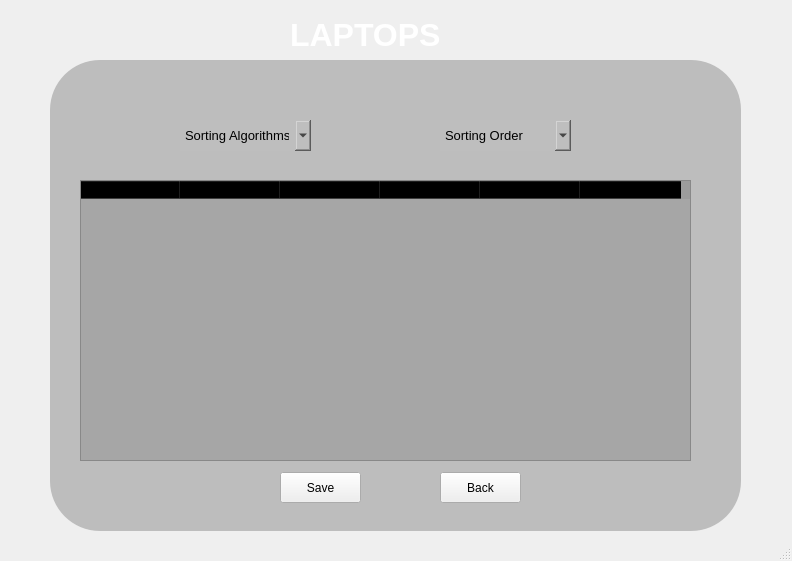
<?xml version="1.0" encoding="UTF-8"?>
<ui version="4.0">
 <class>MainWindow</class>
 <widget class="QMainWindow" name="MainWindow">
  <property name="geometry">
   <rect>
    <x>0</x>
    <y>0</y>
    <width>792</width>
    <height>561</height>
   </rect>
  </property>
  <property name="windowTitle">
   <string>MainWindow</string>
  </property>
  <widget class="QWidget" name="centralwidget">
   <widget class="QWidget" name="widget" native="true">
    <property name="geometry">
     <rect>
      <x>0</x>
      <y>0</y>
      <width>791</width>
      <height>541</height>
     </rect>
    </property>
    <widget class="QLabel" name="label">
     <property name="geometry">
      <rect>
       <x>0</x>
       <y>0</y>
       <width>791</width>
       <height>541</height>
      </rect>
     </property>
     <property name="styleSheet">
      <string notr="true">border-image: url(:/images/laptop.jpg);

backgroung-color:rgba(0,0,0,180);
</string>
     </property>
     <property name="text">
      <string/>
     </property>
    </widget>
    <widget class="QLabel" name="label_2">
     <property name="geometry">
      <rect>
       <x>290</x>
       <y>10</y>
       <width>151</width>
       <height>51</height>
      </rect>
     </property>
     <property name="font">
      <font>
       <pointsize>16</pointsize>
       <weight>75</weight>
       <bold>true</bold>
      </font>
     </property>
     <property name="autoFillBackground">
      <bool>false</bool>
     </property>
     <property name="styleSheet">
      <string notr="true"/>
     </property>
     <property name="text">
      <string>&lt;html&gt;&lt;head/&gt;&lt;body&gt;&lt;p&gt;&lt;span style=&quot; font-size:24pt; color:#ffffff;&quot;&gt;LAPTOPS&lt;/span&gt;&lt;/p&gt;&lt;/body&gt;&lt;/html&gt;</string>
     </property>
    </widget>
    <widget class="QLineEdit" name="lineEdit">
     <property name="geometry">
      <rect>
       <x>50</x>
       <y>60</y>
       <width>691</width>
       <height>471</height>
      </rect>
     </property>
     <property name="styleSheet">
      <string notr="true">border-top-left-radius:50px;
border-top-right-radius:50px;
border-bottom-left-radius:50px;
border-bottom-right-radius:50px;
background-color: rgb(159,159, 159, 159);</string>
     </property>
    </widget>
    <widget class="QComboBox" name="comboBox">
     <property name="geometry">
      <rect>
       <x>180</x>
       <y>120</y>
       <width>131</width>
       <height>31</height>
      </rect>
     </property>
     <property name="font">
      <font>
       <pointsize>10</pointsize>
       <weight>50</weight>
       <bold>false</bold>
      </font>
     </property>
     <property name="styleSheet">
      <string notr="true">border-top-left-radius:50px;
border-top-right-radius:50px;
border-bottom-left-radius:50px;
border-bottom-right-radius:50px;
background-color: rgb(190,190, 190, 200);</string>
     </property>
     <property name="editable">
      <bool>false</bool>
     </property>
     <property name="currentText">
      <string>Sorting Algorithms</string>
     </property>
     <item>
      <property name="text">
       <string>Sorting Algorithms</string>
      </property>
     </item>
     <item>
      <property name="text">
       <string>Insertion Sort</string>
      </property>
     </item>
     <item>
      <property name="text">
       <string>Merge Sort</string>
      </property>
     </item>
     <item>
      <property name="text">
       <string>Quick Sort</string>
      </property>
     </item>
     <item>
      <property name="text">
       <string>Bubble Sort</string>
      </property>
     </item>
     <item>
      <property name="text">
       <string>Selection Sort</string>
      </property>
     </item>
     <item>
      <property name="text">
       <string>Bucket Sort</string>
      </property>
     </item>
     <item>
      <property name="text">
       <string>Tree Sort</string>
      </property>
     </item>
     <item>
      <property name="text">
       <string>Sleep Sort</string>
      </property>
     </item>
     <item>
      <property name="text">
       <string>Counting Sort</string>
      </property>
     </item>
     <item>
      <property name="text">
       <string>Radix Sort</string>
      </property>
     </item>
    </widget>
    <widget class="QComboBox" name="comboBox_2">
     <property name="geometry">
      <rect>
       <x>440</x>
       <y>120</y>
       <width>131</width>
       <height>31</height>
      </rect>
     </property>
     <property name="font">
      <font>
       <pointsize>10</pointsize>
       <weight>50</weight>
       <bold>false</bold>
      </font>
     </property>
     <property name="styleSheet">
      <string notr="true">border-top-left-radius:50px;
border-top-right-radius:50px;
border-bottom-left-radius:50px;
border-bottom-right-radius:50px;
background-color: rgb(190,190, 190, 200);</string>
     </property>
     <property name="editable">
      <bool>false</bool>
     </property>
     <property name="currentText">
      <string>Sorting Order</string>
     </property>
     <item>
      <property name="text">
       <string>Sorting Order</string>
      </property>
     </item>
     <item>
      <property name="text">
       <string>Ascending Order</string>
      </property>
     </item>
     <item>
      <property name="text">
       <string>Decsending order</string>
      </property>
     </item>
    </widget>
    <widget class="QTableWidget" name="tableWidget">
     <property name="geometry">
      <rect>
       <x>80</x>
       <y>180</y>
       <width>611</width>
       <height>281</height>
      </rect>
     </property>
     <property name="styleSheet">
      <string notr="true">background-color: rgb(150,150, 150, 150);
</string>
     </property>
     <column>
      <property name="text">
       <string>Model</string>
      </property>
     </column>
     <column>
      <property name="text">
       <string>Color</string>
      </property>
     </column>
     <column>
      <property name="text">
       <string>Rating</string>
      </property>
     </column>
     <column>
      <property name="text">
       <string>New Column</string>
      </property>
     </column>
     <column>
      <property name="text">
       <string>GPU</string>
      </property>
     </column>
     <column>
      <property name="text">
       <string>SSD</string>
      </property>
     </column>
    </widget>
    <widget class="QPushButton" name="pushButton">
     <property name="geometry">
      <rect>
       <x>280</x>
       <y>472</y>
       <width>81</width>
       <height>31</height>
      </rect>
     </property>
     <property name="text">
      <string>Save</string>
     </property>
    </widget>
    <widget class="QPushButton" name="pushButton_2">
     <property name="geometry">
      <rect>
       <x>440</x>
       <y>472</y>
       <width>81</width>
       <height>31</height>
      </rect>
     </property>
     <property name="text">
      <string>Back</string>
     </property>
    </widget>
   </widget>
  </widget>
  <widget class="QStatusBar" name="statusbar"/>
 </widget>
 <resources>
  <include location="laptopform.qrc"/>
 </resources>
 <connections/>
</ui>
